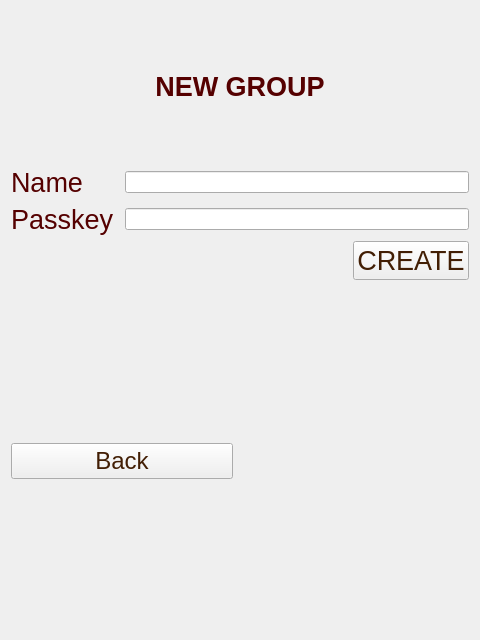
<?xml version="1.0" encoding="UTF-8"?>
<ui version="4.0">
 <class>NewGroup</class>
 <widget class="QWidget" name="NewGroup">
  <property name="geometry">
   <rect>
    <x>0</x>
    <y>0</y>
    <width>480</width>
    <height>640</height>
   </rect>
  </property>
  <property name="windowTitle">
   <string>Form</string>
  </property>
  <property name="styleSheet">
   <string notr="true">background-image: url(:/game/jackpots/jackpots/woodBG2.jpg);</string>
  </property>
  <layout class="QGridLayout" name="gridLayout">
   <item row="0" column="0" colspan="4">
    <widget class="QLabel" name="label">
     <property name="sizePolicy">
      <sizepolicy hsizetype="Preferred" vsizetype="MinimumExpanding">
       <horstretch>0</horstretch>
       <verstretch>0</verstretch>
      </sizepolicy>
     </property>
     <property name="font">
      <font>
       <pointsize>20</pointsize>
       <weight>75</weight>
       <bold>true</bold>
      </font>
     </property>
     <property name="styleSheet">
      <string notr="true">color: rgb(85, 0, 0);</string>
     </property>
     <property name="text">
      <string>NEW GROUP</string>
     </property>
     <property name="alignment">
      <set>Qt::AlignCenter</set>
     </property>
    </widget>
   </item>
   <item row="1" column="0">
    <widget class="QLabel" name="passkeyLabel">
     <property name="font">
      <font>
       <pointsize>20</pointsize>
      </font>
     </property>
     <property name="styleSheet">
      <string notr="true">color: rgb(85, 0, 0);</string>
     </property>
     <property name="text">
      <string>Name</string>
     </property>
    </widget>
   </item>
   <item row="1" column="1" colspan="3">
    <widget class="QLineEdit" name="groupName">
     <property name="styleSheet">
      <string notr="true">color: rgb(66, 30, 4);
</string>
     </property>
    </widget>
   </item>
   <item row="2" column="0">
    <widget class="QLabel" name="passkeyLabel_2">
     <property name="font">
      <font>
       <pointsize>20</pointsize>
      </font>
     </property>
     <property name="styleSheet">
      <string notr="true">color: rgb(85, 0, 0);</string>
     </property>
     <property name="text">
      <string>Passkey</string>
     </property>
    </widget>
   </item>
   <item row="2" column="1" colspan="3">
    <widget class="QLineEdit" name="passkey">
     <property name="styleSheet">
      <string notr="true">color: rgb(66, 30, 4);
</string>
     </property>
    </widget>
   </item>
   <item row="3" column="0" colspan="3">
    <spacer name="horizontalSpacer_2">
     <property name="orientation">
      <enum>Qt::Horizontal</enum>
     </property>
     <property name="sizeHint" stdset="0">
      <size>
       <width>342</width>
       <height>38</height>
      </size>
     </property>
    </spacer>
   </item>
   <item row="3" column="3">
    <widget class="QPushButton" name="create">
     <property name="font">
      <font>
       <pointsize>20</pointsize>
      </font>
     </property>
     <property name="styleSheet">
      <string notr="true">color: rgb(66, 30, 4);
</string>
     </property>
     <property name="text">
      <string>CREATE</string>
     </property>
    </widget>
   </item>
   <item row="4" column="0" colspan="4">
    <widget class="QLabel" name="response">
     <property name="sizePolicy">
      <sizepolicy hsizetype="Preferred" vsizetype="MinimumExpanding">
       <horstretch>0</horstretch>
       <verstretch>0</verstretch>
      </sizepolicy>
     </property>
     <property name="font">
      <font>
       <pointsize>20</pointsize>
      </font>
     </property>
     <property name="text">
      <string/>
     </property>
     <property name="alignment">
      <set>Qt::AlignCenter</set>
     </property>
    </widget>
   </item>
   <item row="5" column="0" colspan="2">
    <widget class="QPushButton" name="backB">
     <property name="font">
      <font>
       <pointsize>18</pointsize>
       <weight>50</weight>
       <bold>false</bold>
      </font>
     </property>
     <property name="styleSheet">
      <string notr="true">color: rgb(66, 30, 4);
</string>
     </property>
     <property name="text">
      <string>Back</string>
     </property>
     <property name="icon">
      <iconset resource="resources.qrc">
       <normaloff>:/buttons/icons/icons/back.png</normaloff>:/buttons/icons/icons/back.png</iconset>
     </property>
     <property name="iconSize">
      <size>
       <width>40</width>
       <height>40</height>
      </size>
     </property>
    </widget>
   </item>
   <item row="5" column="2" colspan="2">
    <spacer name="horizontalSpacer">
     <property name="orientation">
      <enum>Qt::Horizontal</enum>
     </property>
     <property name="sizeHint" stdset="0">
      <size>
       <width>106</width>
       <height>28</height>
      </size>
     </property>
    </spacer>
   </item>
   <item row="6" column="0" colspan="4">
    <spacer name="verticalSpacer">
     <property name="orientation">
      <enum>Qt::Vertical</enum>
     </property>
     <property name="sizeHint" stdset="0">
      <size>
       <width>458</width>
       <height>142</height>
      </size>
     </property>
    </spacer>
   </item>
  </layout>
 </widget>
 <resources>
  <include location="resources.qrc"/>
 </resources>
 <connections/>
</ui>
